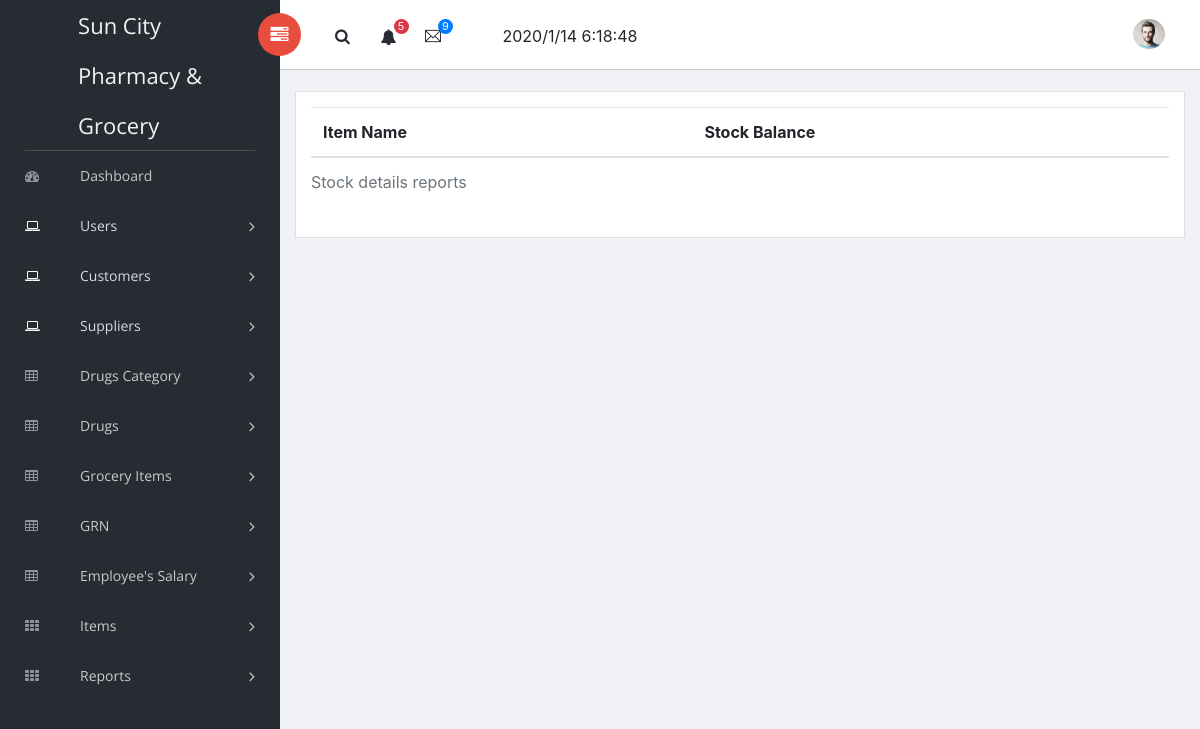
Before: /stock_over_report.php (signed in) with the older database file.
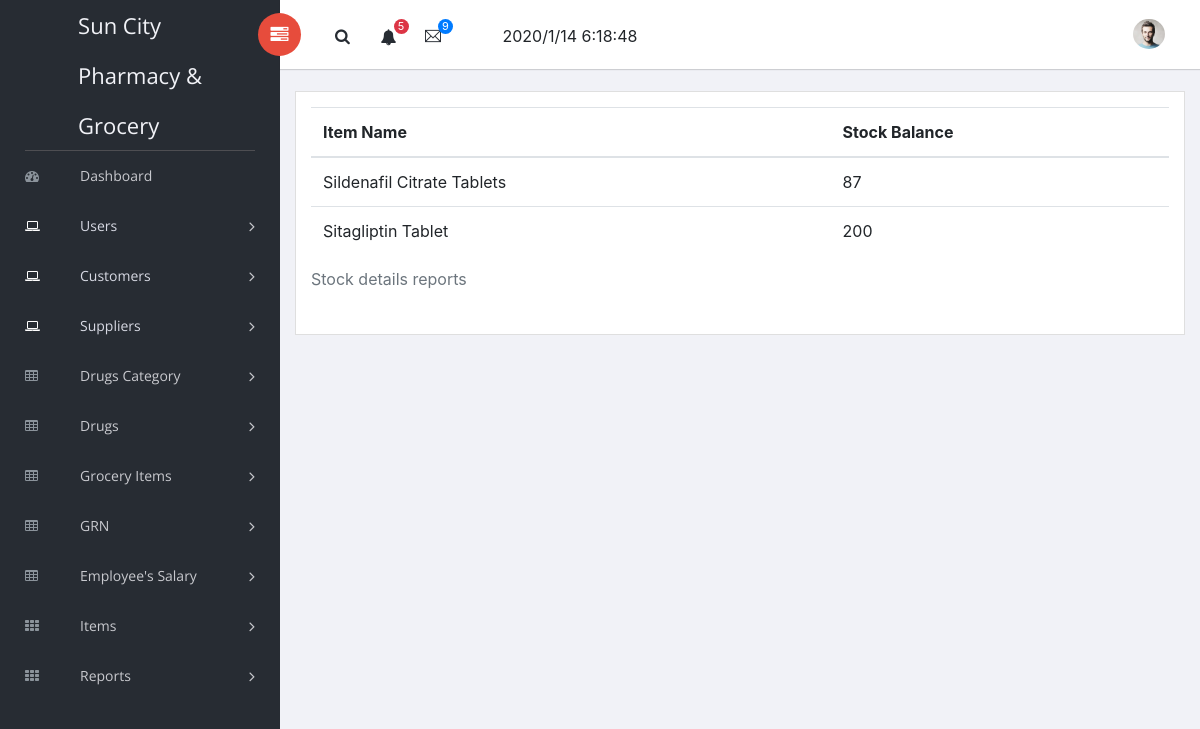
After: the same page with the newer database file.
### tables this page shows
CREATE TABLE `drugs` (
  `drg_id` int(11) NOT NULL,
  `drg_name` varchar(100) NOT NULL,
  `brand_name` varchar(100) NOT NULL,
  `manufacturer` varchar(100) NOT NULL,
  `marketer` varchar(100) NOT NULL,
  `description` varchar(300) DEFAULT NULL,
  `minimum_qty` varchar(10) NOT NULL,
  `drug_status` varchar(6) NOT NULL DEFAULT 'act',
  `catid` varchar(15) NOT NULL
);

CREATE TABLE `stock` (
  `st_id` int(11) NOT NULL,
  `ref_type` varchar(10) NOT NULL,
  `ref_no` int(11) NOT NULL,
  `st_date` datetime NOT NULL DEFAULT CURRENT_TIMESTAMP,
  `item_id` int(11) NOT NULL,
  `st_in` int(11) NOT NULL,
  `st_out` int(11) NOT NULL
);

### c_stock.php (called while the page is built, shortened)
<?php
class stock{
    private $db;
    function __construct()
    {
        $this->db=new mysqli(server,username,password,dbname);
    }
    function get_over()
    {
        $sql="select *,(sum(st_in)-sum(st_out)) as bal from stock,drugs where drugs.drg_id=stock.item_id  group by item_id having bal<= drugs.minimum_qty";
        $res=$this->db->query($sql);
        $ar=array();
        include_once("c_drugs.php");
        $d = new drugs();
        while ($row=$res->fetch_array())
        {
            $s=new stock();
            $s->st_id=$row['st_id'];
            $s->ref_type=$row['ref_type'];
            $s->ref_no=$row['ref_no'];
            $s->st_date=$row['st_date'];
            $s->item_name=$d->getbyid($row['item_id']);
            $s->st_in=$row['st_in'];
            $s->st_out=$row['st_out'];
            $s->st_bal=$row['bal'];
            $ar[]=$s;
        }
        return $ar;
    }
}
?>

### c_drugs.php (called while the page is built, shortened)
<?php
class drugs{
    private $db;
    function __construct()
    {
        $this->db=new mysqli(server,username,password,dbname);
    }
    function getbyid($id)
    {
        $sql = "select * from drugs where drug_status='act' and drg_id=$id";
        $res = $this->db->query($sql);
        $row = $res->fetch_array();
        include_once("c_drugs_category.php");
        $c = new drugs_category();
        $d = new drugs();
        $d->drug_id=$row['drg_id'];
        $d->drug_name=$row['drg_name'];
        $d->brand_name=$row['brand_name'];
        $d->manufacturer_name=$row['manufacturer'];
        $d->marketer_name=$row['marketer'];
        $d->description=$row['description'];
        $d->minimum_qty=$row['minimum_qty'];
        $d->cat=$c->getbyid($row['catid']);
        return $d;
    }
}
?>

### c_drugs_category.php (called while the page is built, shortened)
<?php
class drugs_category{
    private $db;
    function __construct()
    {
        $this->db=new mysqli(server,username,password,dbname);
    }
    function getbyid($id)
    {
        $sql = "select * from drugs_category where cat_status='act' and catid=$id";
        $res = $this->db->query($sql);
        $row = $res->fetch_array();
        $c = new drugs_category();
        $c->cat_id = $row['catid'];
        $c->cat_name= $row['cat_name'];
        return $c;
    }
}
?>

### stock_over_report.php (the view, shortened to what this page needs)
<?php
include_once("c_stock.php");
$s = new stock();
$arr = $s->get_over();
include_once("head.php");
?>
<link rel="stylesheet" type="text/css" href="DataTables/datatables.css">
<table id="tbl" class="table display" data-export-title="test">
    <caption>Stock details reports</caption>
    <thead>
    <tr><th>Item Name</th><th>Stock Balance</th></tr>
    </thead>
    <tbody>
    <?php
    foreach ($arr as $item)
    {
        echo "<tr><td>".$item->item_name->drug_name."</td><td>$item->st_bal</td></tr>";
    }
    ?>
    </tbody>
</table>
<?php
include_once("foot.php");
?>

Changed rows visible on the page:
now on this page (row unchanged): stock: st_bal "87"
now on this page (row edited): drugs: drg_name "Sildenafil Citrate Tablets"
added stock: st_bal "200"
added drugs: drg_name "Sitagliptin Tablet"
